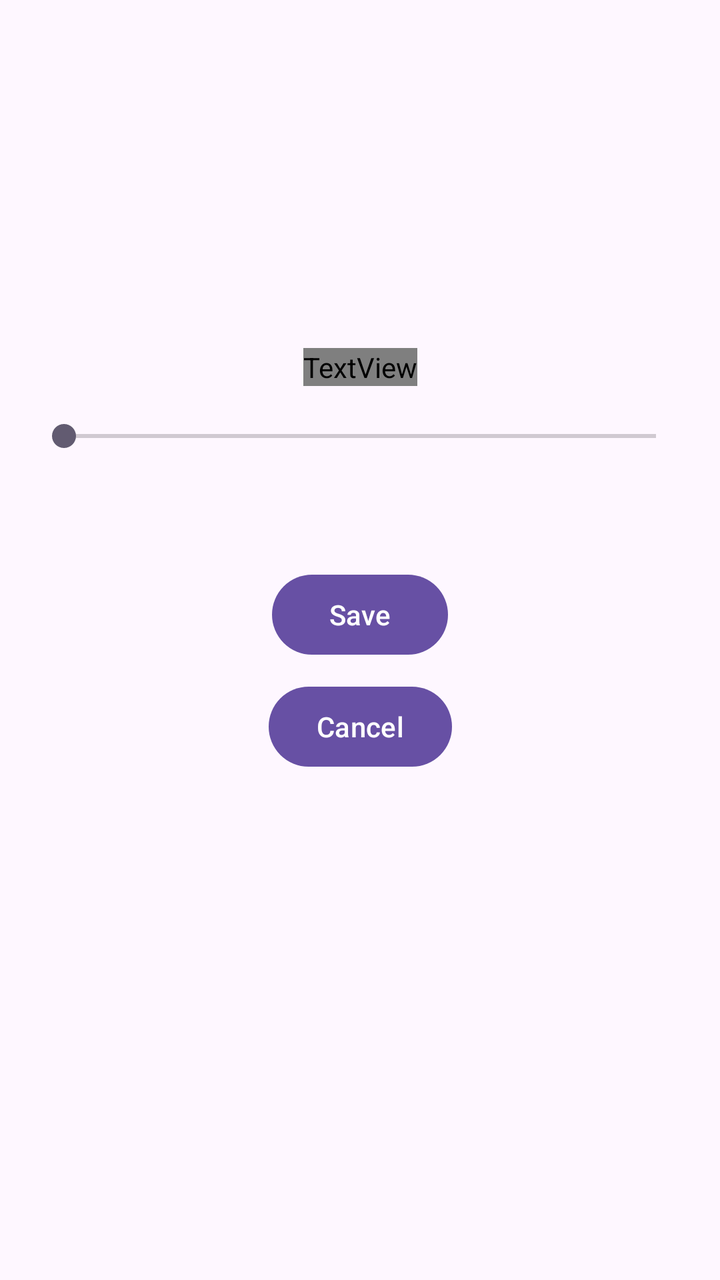
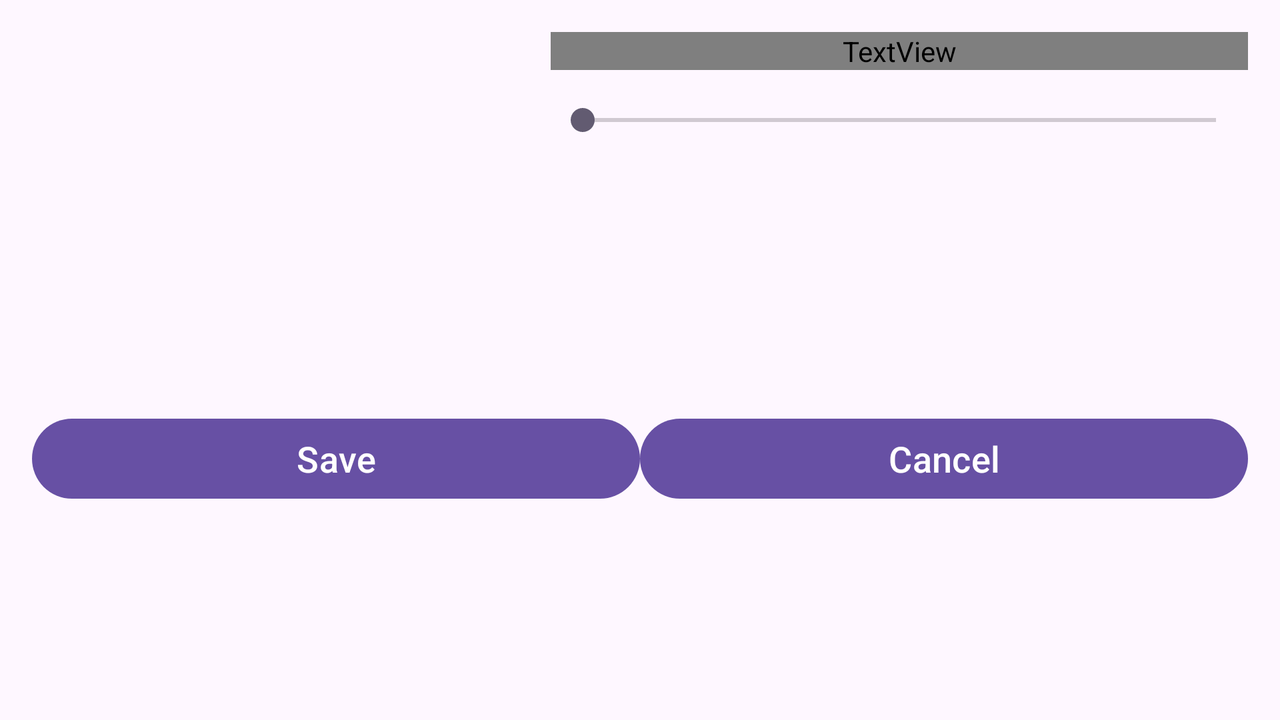

Compare how this app lays out the same screen by default and in its alternative resource folder. The renders come first, then the two layout files and the values they reference.
<!-- AndroidManifest.xml: application theme Theme.Co_2 -->
<!-- res/layout/activity_borrow.xml -->
<androidx.constraintlayout.widget.ConstraintLayout xmlns:android="http://schemas.android.com/apk/res/android"
    xmlns:app="http://schemas.android.com/apk/res-auto"
    android:layout_width="match_parent"
    android:layout_height="match_parent"
    android:padding="16dp">

    <ImageView
        android:id="@+id/borrowBookImage"
        android:layout_width="100dp"
        android:layout_height="150dp"
        app:layout_constraintTop_toTopOf="parent"
        app:layout_constraintStart_toStartOf="parent"
        app:layout_constraintEnd_toEndOf="parent" />

    <TextView
        android:id="@+id/borrowBookNameTextView"
        android:layout_width="wrap_content"
        android:layout_height="wrap_content"
        android:layout_marginTop="8dp"
        style="@style/TextStyle3"
        app:layout_constraintTop_toBottomOf="@id/borrowBookImage"
        app:layout_constraintStart_toStartOf="parent"
        app:layout_constraintEnd_toEndOf="parent"/>

    <SeekBar
        android:id="@+id/daysSeekBar"
        android:layout_width="0dp"
        android:layout_height="wrap_content"
        android:layout_marginTop="16dp"
        android:max="30"
        app:layout_constraintTop_toBottomOf="@id/borrowBookNameTextView"
        app:layout_constraintStart_toStartOf="parent"
        app:layout_constraintEnd_toEndOf="parent" />

    <TextView
        android:id="@+id/totalPriceTextView"
        android:layout_width="wrap_content"
        android:layout_height="wrap_content"
        android:layout_marginTop="16dp"
        android:textSize="18sp"
        style="@style/TextStyle2"
        app:layout_constraintTop_toBottomOf="@id/daysSeekBar"
        app:layout_constraintStart_toStartOf="parent"
        app:layout_constraintEnd_toEndOf="parent" />

    <Button
        android:id="@+id/saveButton"
        android:layout_width="wrap_content"
        android:layout_height="wrap_content"
        android:layout_marginTop="16dp"
        android:text="Save"
        app:layout_constraintTop_toBottomOf="@id/totalPriceTextView"
        app:layout_constraintStart_toStartOf="parent"
        app:layout_constraintEnd_toEndOf="parent" />

    <Button
        android:id="@+id/cancelButton"
        android:layout_width="wrap_content"
        android:layout_height="wrap_content"
        android:layout_marginTop="8dp"
        android:text="Cancel"
        app:layout_constraintTop_toBottomOf="@id/saveButton"
        app:layout_constraintStart_toStartOf="parent"
        app:layout_constraintEnd_toEndOf="parent" />

</androidx.constraintlayout.widget.ConstraintLayout>
<!-- resources referenced by this layout -->
<resources>
  <style name="TextStyle2">
              <item name="android:textColor">#0437F2</item>
              <item name="android:textSize">35dp</item>
              <item name="android:fontFamily">sans-serif-condensed-medium</item>
          </style>
  <style name="TextStyle3">
          <item name="android:textColor">#0096FF	</item>
          <item name="android:textSize">30dp</item>
          <item name="android:textStyle">bold</item>
          <item name="android:fontFamily">sans</item>
      </style>
  <style name="Theme.Co_2" parent="Base.Theme.Co_2" />
  <style name="Base.Theme.Co_2" parent="Theme.Material3.DayNight.NoActionBar">
          
          
      </style>
</resources>
<!-- res/layout-land/activity_borrow.xml (the repository's variant of the layout above) -->
<!-- drawn on the phone turned sideways -->
<androidx.constraintlayout.widget.ConstraintLayout xmlns:android="http://schemas.android.com/apk/res/android"
    xmlns:app="http://schemas.android.com/apk/res-auto"
    android:layout_width="match_parent"
    android:layout_height="match_parent"
    android:padding="16dp">

    <ImageView
        android:id="@+id/borrowBookImage"
        android:layout_width="0dp"
        android:layout_height="200dp"
        app:layout_constraintWidth_percent="0.4"
        app:layout_constraintTop_toTopOf="parent"
        app:layout_constraintStart_toStartOf="parent" />

    <TextView
        android:id="@+id/borrowBookNameTextView"
        android:layout_width="0dp"
        android:layout_height="wrap_content"
        android:textSize="30sp"
        style="@style/TextStyle3"
        app:layout_constraintTop_toTopOf="parent"
        app:layout_constraintStart_toEndOf="@id/borrowBookImage"
        app:layout_constraintEnd_toEndOf="parent"
        android:layout_marginStart="16dp" />

    <SeekBar
        android:id="@+id/daysSeekBar"
        android:layout_width="0dp"
        android:layout_height="wrap_content"
        android:max="30"
        app:layout_constraintTop_toBottomOf="@id/borrowBookNameTextView"
        app:layout_constraintStart_toEndOf="@id/borrowBookImage"
        app:layout_constraintEnd_toEndOf="parent"
        android:layout_marginStart="16dp"
        android:layout_marginTop="16dp" />

    <TextView
        android:id="@+id/totalPriceTextView"
        android:layout_width="0dp"
        android:layout_height="wrap_content"
        android:textSize="30sp"
        style="@style/TextStyle2"
        app:layout_constraintTop_toBottomOf="@id/daysSeekBar"
        app:layout_constraintStart_toEndOf="@id/borrowBookImage"
        app:layout_constraintEnd_toEndOf="parent"
        android:layout_marginStart="16dp"
        android:layout_marginTop="16dp" />

    <Button
        android:id="@+id/saveButton"
        android:layout_width="0dp"
        android:layout_height="wrap_content"
        android:text="Save"
        android:textSize="18sp"
        app:layout_constraintTop_toBottomOf="@id/totalPriceTextView"
        app:layout_constraintStart_toStartOf="parent"
        app:layout_constraintEnd_toStartOf="@+id/cancelButton"
        android:layout_marginTop="80dp" />

    <Button
        android:id="@+id/cancelButton"
        android:layout_width="0dp"
        android:layout_height="wrap_content"
        android:text="Cancel"
        android:textSize="18sp"
        app:layout_constraintTop_toBottomOf="@id/totalPriceTextView"
        app:layout_constraintStart_toEndOf="@+id/saveButton"
        app:layout_constraintEnd_toEndOf="parent"
        android:layout_marginTop="80dp" />

</androidx.constraintlayout.widget.ConstraintLayout>
